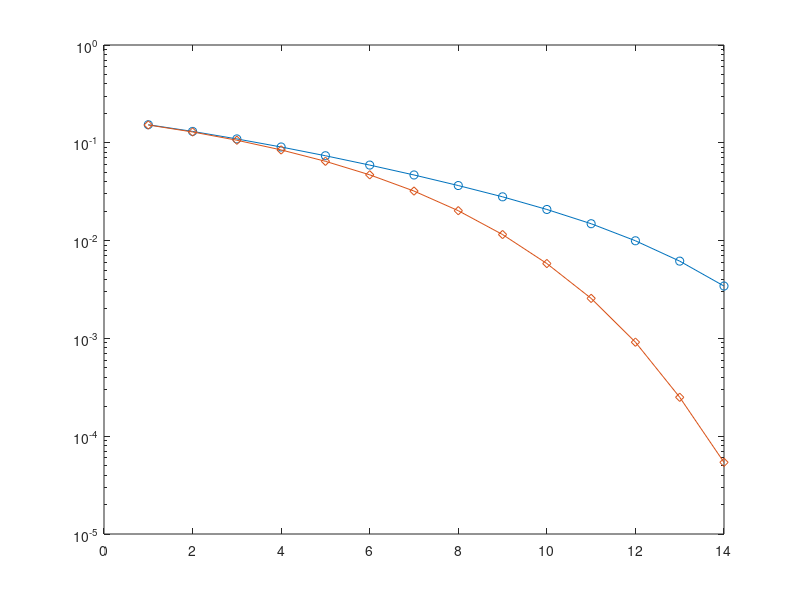

MATLAB code for this plot:

clear all
W=3.1;
SNR_db=1:14;
SNR_lin=10.^(SNR_db/10); % SNR=symbol power=1/noise_power
noise_pow=1./SNR_lin;

n = 1:3;
h1 = 0.5*(1+cos((2*pi/W)*(n-2)));    
h = [zeros(1) h1];
h=h.';
N=10^7;
M=11;
x=(rand(1,N)>0.5)*2-1;
delay=7;
H=[h.' zeros(1,M-1)];
for i=2:M
    H(i,:)=circshift(H(i-1,:),1);
end

for i=1:length(noise_pow)
    u=conv(x,h.');
    u=u+sqrt(noise_pow(i))*randn(1,length((u)));
    R=H*H.'+noise_pow(i)*eye(M);
    e=[0 0 0 0 0 0 0 1 0 0 0 0 0 0].';
    p=H*e;
    w=R\p;
    y=conv(u,w);
    Y1=(u>0)*2-1;
    Y2=(y>0)*2-1;
    BER_bpsk(i)=sum(Y1(2+1:2+N)~=x)/N;
    BER_wiener(i)=sum(Y2(delay+1:delay+N)~=x)/N;
end
semilogy(SNR_db,BER_bpsk,'-o');
hold on
semilogy(SNR_db,BER_wiener,'-d');

